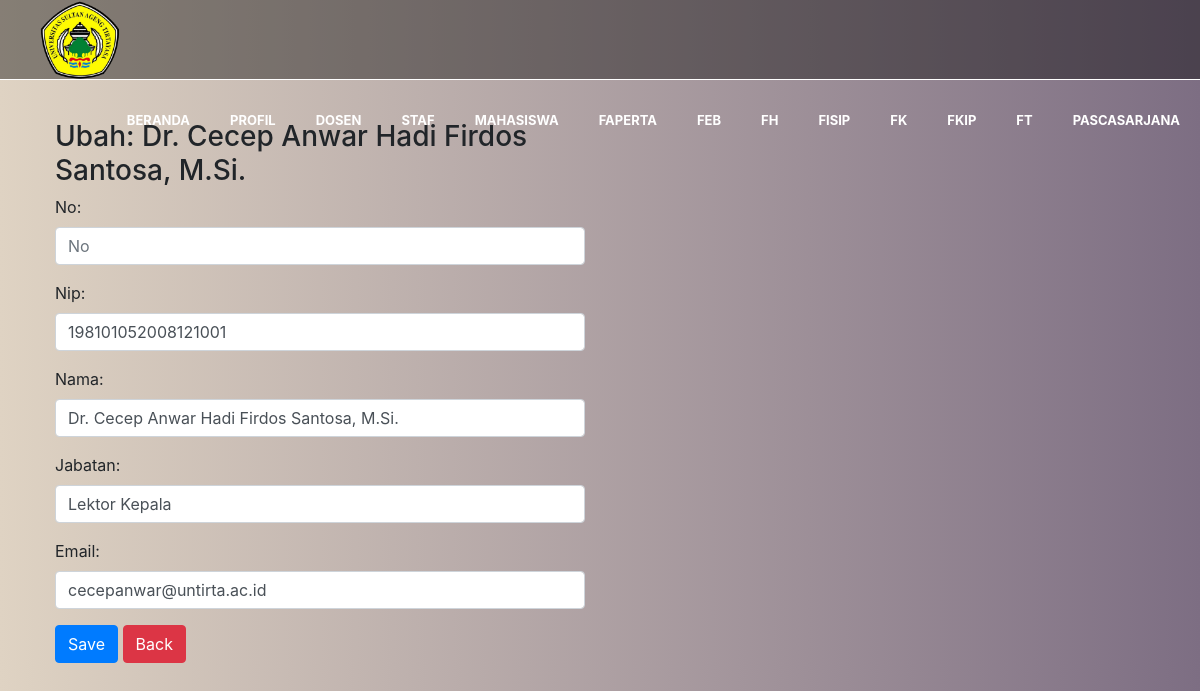
Page /dosen/ubah/1 on the committed database.
### dosen/models.py (models this page shows, shortened)
class Dosen(models.Model):
    no = models.CharField(max_length=50)
    nip = models.CharField(max_length=50)
    nama = models.CharField(max_length=50)
    jabatan = models.CharField(max_length=50, null=True)
    email = models.CharField(max_length=50)
    foto = models.ImageField(upload_to='photo/',blank=True, null=True)

### dosen/views.py (the view)
# urls.py: path('dosen/ubah/<int:id_dosen>', ubah_dosen, name="ubah_dosen"),
def ubah_dosen(request, id_dosen):
    dosen = Dosen.objects.get(id=id_dosen)
    template = 'ubah-dosen.html'
    if request.POST:
        form = FormDosen(request.POST, instance=dosen)
        if form.is_valid():
            form.save()
            messages.success(request, "Data berhasil diperbaharui")
            return redirect('ubah_dosen', id_mdosen=id_dosen)
    else:
        form = FormDosen(instance=dosen)
        context = {
            'form': form,
            'dosen': dosen,
        }
        return render(request, template, context)

### dosen/forms.py
class FormDosen(forms.ModelForm):
    class Meta:
        model = Dosen
        exclude = ['foto']
        widgets = {
            'no' : forms.NumberInput(attrs={'class':'form-control', 'placeholder':'No'}),
            'nip' : forms.TextInput(attrs={'class':'form-control', 'placeholder':'Nip'}),
            'nama' : forms.TextInput(attrs={'class':'form-control', 'placeholder':'Nama'}),
            'jabatan' : forms.TextInput(attrs={'class':'form-control', 'placeholder':'Jabatan'}),
            'email' : forms.TextInput(attrs={'class':'form-control', 'placeholder':'Email'}),
        }

### dosen/templates/ubah-dosen.html (shortened to what this page needs)
{% load static %}
<!DOCTYPE html>
<html lang="en">
<head>
    <link rel="stylesheet" href="{% static 'css/bootstrap.min.css' %}">
</head>
<body>
      <nav>
        <img src="\static\images\gambar.png" height="80px">
        <div class="logo">
        </div>
        <ul>
            <li><a href="/kampus">BERANDA</a></li>
            <li><a href="/profil">PROFIL</a></li>
            <li><a href="/dosen">DOSEN</a></li>
            <li><a href="/staf">STAF</a></li>
            <li><a href="/mahasiswa">MAHASISWA</a></li>
            <li><a href="/faperta">FAPERTA</a></li>
            <li><a href="/feb">FEB</a></li>
            <li><a href="/fh">FH</a></li>
            <li><a href="/fisip">FISIP</a></li>
            <li><a href="/fk">FK</a></li>
            <li><a href="/fkip">FKIP</a></li>
            <li><a href="/ft">FT</a></li>
            <li><a href="/pascasarjana">PASCASARJANA</a></li>
        </ul>
      </nav>
      <br>
    <br>
    <br>
    <br>
    <br>
    <div class="container">
        <div class="row">
            <div class="col-md-6">
            <h3>Ubah: {{ dosen.nama }}</h3>
            <form action="{% url 'ubah_dosen' dosen.id %}" method="post">
                {{ form.as_p }}
            <button class="btn btn-primary">Save</button>
            <a href="/dosen" class="btn btn-danger">Back</a>
            </form>
        </div>
       </div>
    </div>
</body>
</html>

### dosen/templates/ubah-dosen.html (style rules this page uses)
body { background-image: linear-gradient(to right, #DFD3C3, #7D6E83); margin-left: 40px; margin-right: 40px; padding: 0; }
nav { top: 0; left: 0; position: fixed; height: 80px; width: 100%; box-sizing: border-box; background: rgba(0, 0, 0, 0.4); border-bottom: 1px solid white; }
.logo { float: left; height: 10000px; font-size: 36px; font-weight: bold; text-transform: uppercase; color: white; padding: 20px 20px; justify-content: space-around; }
nav ul { margin: 0; padding: 0; float: right; list-style: none; display: flex; }
nav ul li a { font-size: 13px; font-weight: bold; color: white; line-height: 80px; text-decoration: none; padding: 12px 20px; }

### rows in the picture
Dosen: nama "Dr. Cecep Anwar Hadi Firdos Santosa, M.Si.", nip "198101052008121001", jabatan "Lektor Kepala", email "cecepanwar@untirta.ac.id"
